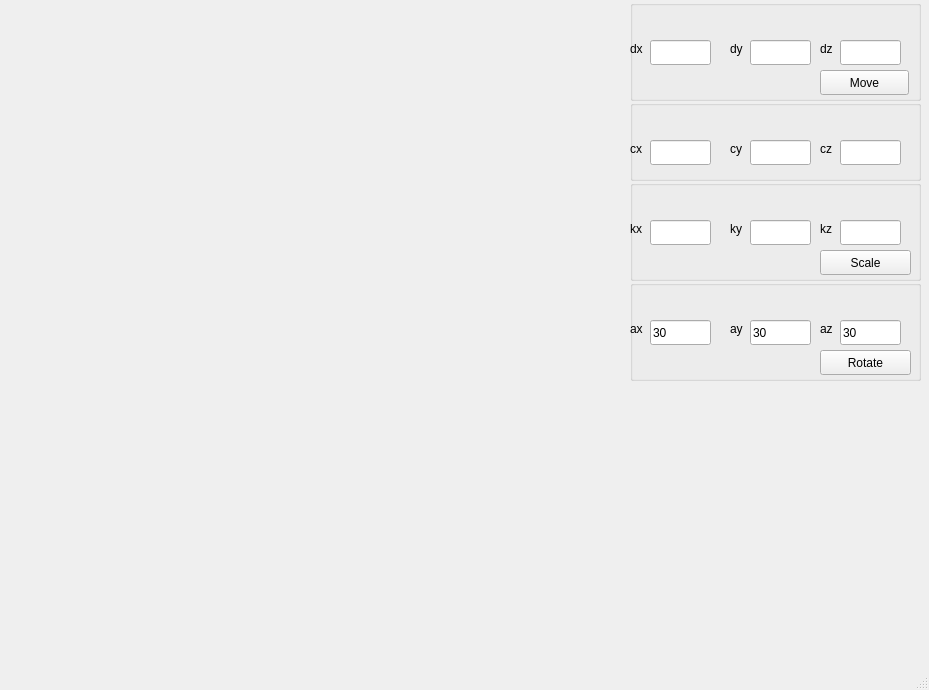
<?xml version="1.0" encoding="UTF-8"?>
<ui version="4.0">
 <class>MainWindow</class>
 <widget class="QMainWindow" name="MainWindow">
  <property name="geometry">
   <rect>
    <x>0</x>
    <y>0</y>
    <width>929</width>
    <height>690</height>
   </rect>
  </property>
  <property name="windowTitle">
   <string>MainWindow</string>
  </property>
  <widget class="QWidget" name="centralwidget">
   <widget class="QWidget" name="canvas" native="true">
    <property name="geometry">
     <rect>
      <x>0</x>
      <y>0</y>
      <width>631</width>
      <height>651</height>
     </rect>
    </property>
    <property name="palette">
     <palette>
      <active>
       <colorrole role="Base">
        <brush brushstyle="SolidPattern">
         <color alpha="255">
          <red>255</red>
          <green>255</green>
          <blue>255</blue>
         </color>
        </brush>
       </colorrole>
       <colorrole role="Window">
        <brush brushstyle="SolidPattern">
         <color alpha="255">
          <red>255</red>
          <green>255</green>
          <blue>255</blue>
         </color>
        </brush>
       </colorrole>
      </active>
      <inactive>
       <colorrole role="Base">
        <brush brushstyle="SolidPattern">
         <color alpha="255">
          <red>255</red>
          <green>255</green>
          <blue>255</blue>
         </color>
        </brush>
       </colorrole>
       <colorrole role="Window">
        <brush brushstyle="SolidPattern">
         <color alpha="255">
          <red>255</red>
          <green>255</green>
          <blue>255</blue>
         </color>
        </brush>
       </colorrole>
      </inactive>
      <disabled>
       <colorrole role="Base">
        <brush brushstyle="SolidPattern">
         <color alpha="255">
          <red>255</red>
          <green>255</green>
          <blue>255</blue>
         </color>
        </brush>
       </colorrole>
       <colorrole role="Window">
        <brush brushstyle="SolidPattern">
         <color alpha="255">
          <red>255</red>
          <green>255</green>
          <blue>255</blue>
         </color>
        </brush>
       </colorrole>
      </disabled>
     </palette>
    </property>
   </widget>
   <widget class="QGroupBox" name="groupBox">
    <property name="geometry">
     <rect>
      <x>630</x>
      <y>0</y>
      <width>291</width>
      <height>101</height>
     </rect>
    </property>
    <property name="title">
     <string/>
    </property>
    <widget class="QLabel" name="label">
     <property name="geometry">
      <rect>
       <x>0</x>
       <y>40</y>
       <width>31</width>
       <height>17</height>
      </rect>
     </property>
     <property name="text">
      <string>dx</string>
     </property>
    </widget>
    <widget class="QLabel" name="label_2">
     <property name="geometry">
      <rect>
       <x>100</x>
       <y>40</y>
       <width>21</width>
       <height>17</height>
      </rect>
     </property>
     <property name="text">
      <string>dy</string>
     </property>
    </widget>
    <widget class="QLineEdit" name="dz">
     <property name="geometry">
      <rect>
       <x>210</x>
       <y>40</y>
       <width>61</width>
       <height>25</height>
      </rect>
     </property>
     <property name="text">
      <string/>
     </property>
    </widget>
    <widget class="QLabel" name="label_3">
     <property name="geometry">
      <rect>
       <x>190</x>
       <y>40</y>
       <width>21</width>
       <height>17</height>
      </rect>
     </property>
     <property name="text">
      <string>dz</string>
     </property>
    </widget>
    <widget class="QLineEdit" name="dy">
     <property name="geometry">
      <rect>
       <x>120</x>
       <y>40</y>
       <width>61</width>
       <height>25</height>
      </rect>
     </property>
    </widget>
    <widget class="QLineEdit" name="dx">
     <property name="geometry">
      <rect>
       <x>20</x>
       <y>40</y>
       <width>61</width>
       <height>25</height>
      </rect>
     </property>
    </widget>
    <widget class="QPushButton" name="pushButton">
     <property name="geometry">
      <rect>
       <x>190</x>
       <y>70</y>
       <width>89</width>
       <height>25</height>
      </rect>
     </property>
     <property name="text">
      <string>Move</string>
     </property>
    </widget>
   </widget>
   <widget class="QGroupBox" name="groupBox_2">
    <property name="geometry">
     <rect>
      <x>630</x>
      <y>100</y>
      <width>291</width>
      <height>81</height>
     </rect>
    </property>
    <property name="title">
     <string/>
    </property>
    <widget class="QLabel" name="label_4">
     <property name="geometry">
      <rect>
       <x>0</x>
       <y>40</y>
       <width>31</width>
       <height>17</height>
      </rect>
     </property>
     <property name="text">
      <string>cx</string>
     </property>
    </widget>
    <widget class="QLabel" name="label_5">
     <property name="geometry">
      <rect>
       <x>100</x>
       <y>40</y>
       <width>21</width>
       <height>17</height>
      </rect>
     </property>
     <property name="text">
      <string>cy</string>
     </property>
    </widget>
    <widget class="QLineEdit" name="cz">
     <property name="geometry">
      <rect>
       <x>210</x>
       <y>40</y>
       <width>61</width>
       <height>25</height>
      </rect>
     </property>
    </widget>
    <widget class="QLabel" name="label_6">
     <property name="geometry">
      <rect>
       <x>190</x>
       <y>40</y>
       <width>21</width>
       <height>17</height>
      </rect>
     </property>
     <property name="text">
      <string>cz</string>
     </property>
    </widget>
    <widget class="QLineEdit" name="cy">
     <property name="geometry">
      <rect>
       <x>120</x>
       <y>40</y>
       <width>61</width>
       <height>25</height>
      </rect>
     </property>
    </widget>
    <widget class="QLineEdit" name="cx">
     <property name="geometry">
      <rect>
       <x>20</x>
       <y>40</y>
       <width>61</width>
       <height>25</height>
      </rect>
     </property>
    </widget>
   </widget>
   <widget class="QGroupBox" name="groupBox_3">
    <property name="geometry">
     <rect>
      <x>630</x>
      <y>180</y>
      <width>291</width>
      <height>101</height>
     </rect>
    </property>
    <property name="title">
     <string/>
    </property>
    <widget class="QLabel" name="label_7">
     <property name="geometry">
      <rect>
       <x>0</x>
       <y>40</y>
       <width>31</width>
       <height>17</height>
      </rect>
     </property>
     <property name="text">
      <string>kx</string>
     </property>
    </widget>
    <widget class="QLabel" name="label_8">
     <property name="geometry">
      <rect>
       <x>100</x>
       <y>40</y>
       <width>21</width>
       <height>17</height>
      </rect>
     </property>
     <property name="text">
      <string>ky</string>
     </property>
    </widget>
    <widget class="QLineEdit" name="kz">
     <property name="geometry">
      <rect>
       <x>210</x>
       <y>40</y>
       <width>61</width>
       <height>25</height>
      </rect>
     </property>
    </widget>
    <widget class="QLabel" name="label_9">
     <property name="geometry">
      <rect>
       <x>190</x>
       <y>40</y>
       <width>21</width>
       <height>17</height>
      </rect>
     </property>
     <property name="text">
      <string>kz</string>
     </property>
    </widget>
    <widget class="QLineEdit" name="ky">
     <property name="geometry">
      <rect>
       <x>120</x>
       <y>40</y>
       <width>61</width>
       <height>25</height>
      </rect>
     </property>
    </widget>
    <widget class="QLineEdit" name="kx">
     <property name="geometry">
      <rect>
       <x>20</x>
       <y>40</y>
       <width>61</width>
       <height>25</height>
      </rect>
     </property>
    </widget>
    <widget class="QPushButton" name="pushButton_2">
     <property name="geometry">
      <rect>
       <x>190</x>
       <y>70</y>
       <width>91</width>
       <height>25</height>
      </rect>
     </property>
     <property name="text">
      <string>Scale</string>
     </property>
    </widget>
   </widget>
   <widget class="QGroupBox" name="groupBox_4">
    <property name="geometry">
     <rect>
      <x>630</x>
      <y>280</y>
      <width>291</width>
      <height>101</height>
     </rect>
    </property>
    <property name="title">
     <string/>
    </property>
    <widget class="QLabel" name="label_10">
     <property name="geometry">
      <rect>
       <x>0</x>
       <y>40</y>
       <width>31</width>
       <height>17</height>
      </rect>
     </property>
     <property name="text">
      <string>ax</string>
     </property>
    </widget>
    <widget class="QLabel" name="label_11">
     <property name="geometry">
      <rect>
       <x>100</x>
       <y>40</y>
       <width>21</width>
       <height>17</height>
      </rect>
     </property>
     <property name="text">
      <string>ay</string>
     </property>
    </widget>
    <widget class="QLineEdit" name="az">
     <property name="geometry">
      <rect>
       <x>210</x>
       <y>40</y>
       <width>61</width>
       <height>25</height>
      </rect>
     </property>
     <property name="text">
      <string>30</string>
     </property>
    </widget>
    <widget class="QLabel" name="label_12">
     <property name="geometry">
      <rect>
       <x>190</x>
       <y>40</y>
       <width>21</width>
       <height>17</height>
      </rect>
     </property>
     <property name="text">
      <string>az</string>
     </property>
    </widget>
    <widget class="QLineEdit" name="ay">
     <property name="geometry">
      <rect>
       <x>120</x>
       <y>40</y>
       <width>61</width>
       <height>25</height>
      </rect>
     </property>
     <property name="text">
      <string>30</string>
     </property>
    </widget>
    <widget class="QLineEdit" name="ax">
     <property name="geometry">
      <rect>
       <x>20</x>
       <y>40</y>
       <width>61</width>
       <height>25</height>
      </rect>
     </property>
     <property name="text">
      <string>30</string>
     </property>
    </widget>
    <widget class="QPushButton" name="pushButton_3">
     <property name="geometry">
      <rect>
       <x>190</x>
       <y>70</y>
       <width>91</width>
       <height>25</height>
      </rect>
     </property>
     <property name="text">
      <string>Rotate</string>
     </property>
    </widget>
   </widget>
  </widget>
  <widget class="QStatusBar" name="statusbar"/>
 </widget>
 <resources/>
 <connections>
  <connection>
   <sender>pushButton</sender>
   <signal>clicked()</signal>
   <receiver>dx</receiver>
   <slot>copy()</slot>
   <hints>
    <hint type="sourcelabel">
     <x>878</x>
     <y>87</y>
    </hint>
    <hint type="destinationlabel">
     <x>691</x>
     <y>60</y>
    </hint>
   </hints>
  </connection>
  <connection>
   <sender>pushButton</sender>
   <signal>clicked()</signal>
   <receiver>dy</receiver>
   <slot>copy()</slot>
   <hints>
    <hint type="sourcelabel">
     <x>866</x>
     <y>76</y>
    </hint>
    <hint type="destinationlabel">
     <x>780</x>
     <y>56</y>
    </hint>
   </hints>
  </connection>
  <connection>
   <sender>pushButton</sender>
   <signal>clicked()</signal>
   <receiver>dz</receiver>
   <slot>copy()</slot>
   <hints>
    <hint type="sourcelabel">
     <x>891</x>
     <y>86</y>
    </hint>
    <hint type="destinationlabel">
     <x>876</x>
     <y>59</y>
    </hint>
   </hints>
  </connection>
  <connection>
   <sender>pushButton_2</sender>
   <signal>clicked()</signal>
   <receiver>cx</receiver>
   <slot>copy()</slot>
   <hints>
    <hint type="sourcelabel">
     <x>859</x>
     <y>265</y>
    </hint>
    <hint type="destinationlabel">
     <x>665</x>
     <y>154</y>
    </hint>
   </hints>
  </connection>
  <connection>
   <sender>pushButton_2</sender>
   <signal>clicked()</signal>
   <receiver>cy</receiver>
   <slot>copy()</slot>
   <hints>
    <hint type="sourcelabel">
     <x>893</x>
     <y>260</y>
    </hint>
    <hint type="destinationlabel">
     <x>761</x>
     <y>151</y>
    </hint>
   </hints>
  </connection>
  <connection>
   <sender>pushButton_2</sender>
   <signal>clicked()</signal>
   <receiver>cz</receiver>
   <slot>copy()</slot>
   <hints>
    <hint type="sourcelabel">
     <x>899</x>
     <y>262</y>
    </hint>
    <hint type="destinationlabel">
     <x>868</x>
     <y>163</y>
    </hint>
   </hints>
  </connection>
  <connection>
   <sender>pushButton_2</sender>
   <signal>clicked()</signal>
   <receiver>kx</receiver>
   <slot>copy()</slot>
   <hints>
    <hint type="sourcelabel">
     <x>891</x>
     <y>259</y>
    </hint>
    <hint type="destinationlabel">
     <x>688</x>
     <y>233</y>
    </hint>
   </hints>
  </connection>
  <connection>
   <sender>pushButton_2</sender>
   <signal>clicked()</signal>
   <receiver>ky</receiver>
   <slot>copy()</slot>
   <hints>
    <hint type="sourcelabel">
     <x>905</x>
     <y>266</y>
    </hint>
    <hint type="destinationlabel">
     <x>764</x>
     <y>227</y>
    </hint>
   </hints>
  </connection>
  <connection>
   <sender>pushButton_2</sender>
   <signal>clicked()</signal>
   <receiver>kz</receiver>
   <slot>copy()</slot>
   <hints>
    <hint type="sourcelabel">
     <x>900</x>
     <y>252</y>
    </hint>
    <hint type="destinationlabel">
     <x>876</x>
     <y>229</y>
    </hint>
   </hints>
  </connection>
  <connection>
   <sender>pushButton_3</sender>
   <signal>clicked()</signal>
   <receiver>ax</receiver>
   <slot>copy()</slot>
   <hints>
    <hint type="sourcelabel">
     <x>855</x>
     <y>370</y>
    </hint>
    <hint type="destinationlabel">
     <x>687</x>
     <y>348</y>
    </hint>
   </hints>
  </connection>
  <connection>
   <sender>pushButton_3</sender>
   <signal>clicked()</signal>
   <receiver>ay</receiver>
   <slot>copy()</slot>
   <hints>
    <hint type="sourcelabel">
     <x>895</x>
     <y>371</y>
    </hint>
    <hint type="destinationlabel">
     <x>788</x>
     <y>342</y>
    </hint>
   </hints>
  </connection>
  <connection>
   <sender>pushButton_3</sender>
   <signal>clicked()</signal>
   <receiver>az</receiver>
   <slot>copy()</slot>
   <hints>
    <hint type="sourcelabel">
     <x>904</x>
     <y>370</y>
    </hint>
    <hint type="destinationlabel">
     <x>852</x>
     <y>344</y>
    </hint>
   </hints>
  </connection>
  <connection>
   <sender>pushButton_3</sender>
   <signal>clicked()</signal>
   <receiver>cx</receiver>
   <slot>copy()</slot>
   <hints>
    <hint type="sourcelabel">
     <x>837</x>
     <y>369</y>
    </hint>
    <hint type="destinationlabel">
     <x>680</x>
     <y>154</y>
    </hint>
   </hints>
  </connection>
  <connection>
   <sender>pushButton_3</sender>
   <signal>clicked()</signal>
   <receiver>cy</receiver>
   <slot>copy()</slot>
   <hints>
    <hint type="sourcelabel">
     <x>844</x>
     <y>376</y>
    </hint>
    <hint type="destinationlabel">
     <x>783</x>
     <y>156</y>
    </hint>
   </hints>
  </connection>
  <connection>
   <sender>pushButton_3</sender>
   <signal>clicked()</signal>
   <receiver>cz</receiver>
   <slot>copy()</slot>
   <hints>
    <hint type="sourcelabel">
     <x>879</x>
     <y>380</y>
    </hint>
    <hint type="destinationlabel">
     <x>856</x>
     <y>155</y>
    </hint>
   </hints>
  </connection>
 </connections>
</ui>
